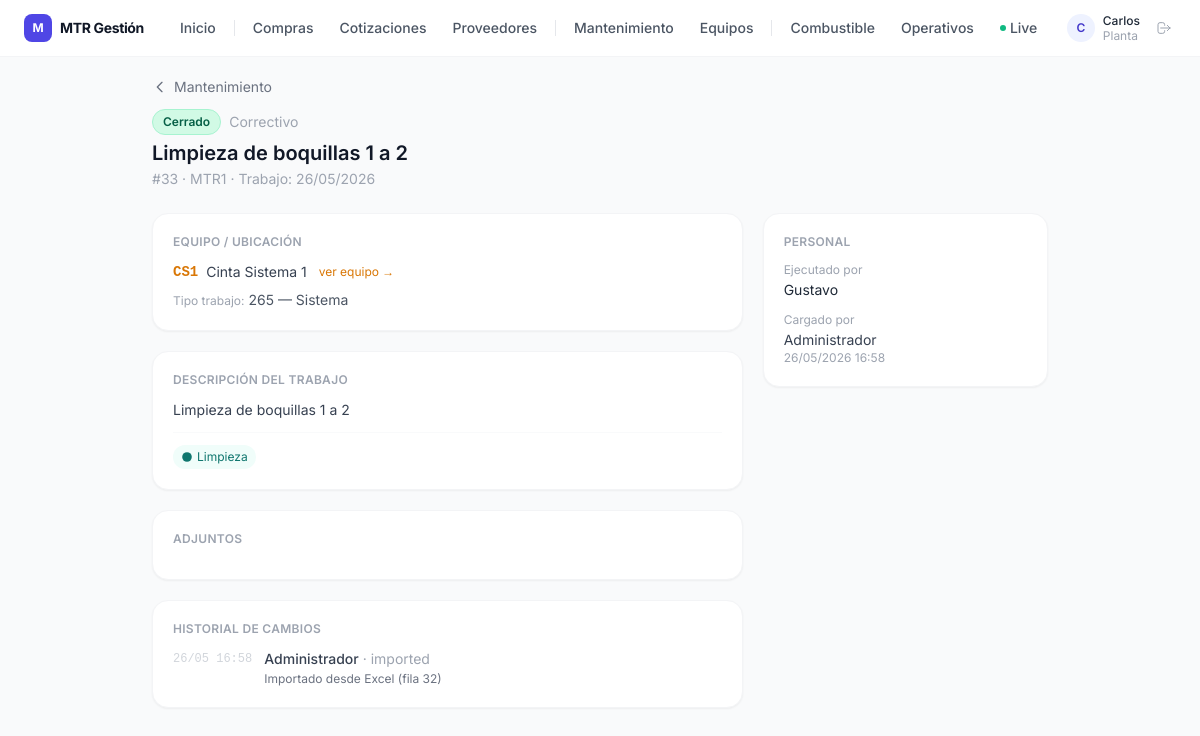
/maintenance/33 (signed in), run on the app's committed database.
### app/models.py (models this page shows)
class User(Base):
    __tablename__ = "users"
    id = Column(Integer, primary_key=True, index=True)
    name = Column(String, nullable=False)
    email = Column(String, unique=True, nullable=False, index=True)
    hashed_password = Column(String, nullable=False)
    role = Column(String, nullable=False)  # planta | autorizador | admin | superadmin
    plant = Column(String, nullable=False)  # MTR1 | MTR2 | ROSARIO | TODAS
    active = Column(Boolean, default=True)
    created_at = Column(DateTime, default=datetime.utcnow)
    purchases_requested = relationship("Purchase", foreign_keys="Purchase.requested_by_id", back_populates="requester")
    purchases_authorized = relationship("Purchase", foreign_keys="Purchase.authorized_by_id", back_populates="authorizer")

class MaintenanceRecord(Base):
    __tablename__ = "maintenance_records"
    id = Column(Integer, primary_key=True, index=True)
    plant = Column(String, nullable=False)
    equipment_id = Column(Integer, ForeignKey("equipment.id"), nullable=True)
    equipment_text = Column(String, nullable=True)       # texto libre si no está en sistema
    location_text = Column(String, nullable=True)        # "Foso cinta 3", "Techo nave 2"
    work_type_code = Column(Integer, nullable=True)      # 261-266
    maintenance_type = Column(String, default="correctivo")  # correctivo / preventivo
    title = Column(String, nullable=False)
    description = Column(Text, nullable=True)
    work_date = Column(DateTime, nullable=False)         # fecha real del trabajo
    performed_by_id = Column(Integer, ForeignKey("users.id"), nullable=True)
    performed_by_text = Column(String, nullable=True)    # "Raúl", "Empresa X"
    contractor_company = Column(String, nullable=True)
    is_contractor = Column(Boolean, default=False)
    entered_by_id = Column(Integer, ForeignKey("users.id"), nullable=False)
    supervised_by_id = Column(Integer, ForeignKey("users.id"), nullable=True)
    did_lubrication = Column(Boolean, nullable=True)
    did_cleaning = Column(Boolean, nullable=True)
    hours_worked = Column(Numeric(6, 2), nullable=True)
    workers_count = Column(Integer, nullable=True, default=1)
    hourly_rate = Column(Numeric(12, 2), nullable=True)
    labor_cost = Column(Numeric(12, 2), nullable=True)
    parts_cost = Column(Numeric(12, 2), nullable=True)
    total_cost = Column(Numeric(12, 2), nullable=True)
    status = Column(String, default="cerrado")           # abierto / en_progreso / cerrado
    purchase_id = Column(Integer, ForeignKey("purchases.id"), nullable=True)
    supplier_id = Column(Integer, ForeignKey("suppliers.id"), nullable=True)
    deleted_at = Column(DateTime, nullable=True)
    deleted_reason = Column(Text, nullable=True)
    created_at = Column(DateTime, default=datetime.utcnow)
    updated_at = Column(DateTime, default=datetime.utcnow, onupdate=datetime.utcnow)
    equipment = relationship("Equipment", back_populates="records")
    performer = relationship("User", foreign_keys=[performed_by_id])
    entered_by = relationship("User", foreign_keys=[entered_by_id])
    supervised_by = relationship("User", foreign_keys=[supervised_by_id])
    purchase = relationship("Purchase", foreign_keys=[purchase_id])
    supplier = relationship("Supplier", foreign_keys=[supplier_id])
    documents = relationship("MaintenanceDocument", back_populates="record", cascade="all, delete-orphan")
    audit_logs = relationship("MaintenanceAuditLog", back_populates="record", cascade="all, delete-orphan")

class Equipment(Base):
    __tablename__ = "equipment"
    id = Column(Integer, primary_key=True, index=True)
    code = Column(String, nullable=False, unique=True)   # MC1, CG5, A7
    name = Column(String, nullable=False)
    plant = Column(String, nullable=False)               # MTR1 / MTR2
    category = Column(String, nullable=True)             # fijo / flota / infraestructura
    work_type_code = Column(Integer, nullable=True)      # 261-266
    brand = Column(String, nullable=True)
    model_name = Column(String, nullable=True)           # "model" reservado en Python
    active = Column(Boolean, default=True)
    notes = Column(Text, nullable=True)
    created_at = Column(DateTime, default=datetime.utcnow)
    records = relationship("MaintenanceRecord", back_populates="equipment")

class MaintenanceAuditLog(Base):
    __tablename__ = "maintenance_audit_log"
    id = Column(Integer, primary_key=True, index=True)
    record_id = Column(Integer, ForeignKey("maintenance_records.id"), nullable=False)
    user_id = Column(Integer, ForeignKey("users.id"), nullable=False)
    action = Column(String, nullable=False)
    comment = Column(Text, nullable=True)
    created_at = Column(DateTime, default=datetime.utcnow)
    record = relationship("MaintenanceRecord", back_populates="audit_logs")
    user = relationship("User")

### app/routers/maintenance.py (the view)
@router.get("/{record_id}", response_class=HTMLResponse)
async def maintenance_detail(
    record_id: int,
    request: Request,
    db: Session = Depends(get_db),
    current_user=Depends(get_current_user),
):
    record = (
        db.query(models.MaintenanceRecord)
        .options(
            joinedload(models.MaintenanceRecord.equipment),
            joinedload(models.MaintenanceRecord.entered_by),
            joinedload(models.MaintenanceRecord.performer),
            joinedload(models.MaintenanceRecord.supervised_by),
            joinedload(models.MaintenanceRecord.supplier),
            joinedload(models.MaintenanceRecord.purchase),
            joinedload(models.MaintenanceRecord.documents).joinedload(models.MaintenanceDocument.uploader),
            joinedload(models.MaintenanceRecord.audit_logs).joinedload(models.MaintenanceAuditLog.user),
        )
        .filter(models.MaintenanceRecord.id == record_id)
        .first()
    )
    if not record or record.deleted_at:
        raise HTTPException(status_code=404)
    if current_user.role in ("planta", "tecnico") and current_user.plant != "TODAS":
        if record.plant != current_user.plant:
            raise HTTPException(status_code=403)
    can_edit = _can_edit(current_user, record)
    return templates.TemplateResponse(request, "maintenance/detail.html", {
        "user": current_user,
        "record": record,
        "can_edit": can_edit,
        "work_type_codes": WORK_TYPE_CODES,
    })

### templates/maintenance/detail.html (shortened to what this page needs)
{% extends "base.html" %}
{% block content %}
<div class="max-w-4xl mx-auto">
  <div class="mb-6">
    <a href="/maintenance" class="inline-flex items-center gap-1.5 text-sm text-gray-500 hover:text-gray-700 mb-3">
      <svg class="w-4 h-4" fill="none" stroke="currentColor" viewBox="0 0 24 24"><path stroke-linecap="round" stroke-linejoin="round" stroke-width="2" d="M15 19l-7-7 7-7"/></svg>
      Mantenimiento
    </a>
    <div class="flex items-start justify-between gap-4">
      <div>
        <div class="flex items-center gap-2 mb-1">
          <span class="status-mant-{{ record.status }} inline-flex items-center px-2.5 py-1 rounded-full text-xs font-semibold">
            {{ record.status|replace('_',' ')|capitalize }}
          </span>
          <span class="text-sm text-gray-400">{{ record.maintenance_type|capitalize }}</span>
        </div>
        <h1 class="text-xl font-semibold text-gray-900">{{ record.title }}</h1>
        <p class="text-sm text-gray-400 mt-0.5">
          #{{ record.id }} · {{ record.plant }} · Trabajo: {{ record.work_date.strftime('%d/%m/%Y') }}
        </p>
      </div>
    </div>
  </div>
  <div class="grid grid-cols-1 lg:grid-cols-3 gap-5">
    <div class="lg:col-span-2 space-y-5">
      <div class="bg-white border border-gray-100 rounded-2xl shadow-sm p-5">
        <h2 class="text-xs font-semibold text-gray-400 uppercase tracking-wide mb-3">Equipo / Ubicación</h2>
        <div class="space-y-2 text-sm">
          {% if record.equipment %}
          <div class="flex items-center gap-2">
            <span class="font-mono font-semibold text-amber-600">{{ record.equipment.code }}</span>
            <span class="text-gray-700">{{ record.equipment.name }}</span>
            <a href="/equipment/{{ record.equipment.id }}" class="text-xs text-amber-600 hover:underline ml-1">ver equipo →</a>
          </div>
          {% endif %}
          {% if record.work_type_code %}
          <p class="text-gray-600"><span class="text-gray-400 text-xs">Tipo trabajo:</span> {{ record.work_type_code }} — {{ work_type_codes.get(record.work_type_code, '') }}</p>
          {% endif %}
        </div>
      </div>
      <div class="bg-white border border-gray-100 rounded-2xl shadow-sm p-5">
        <h2 class="text-xs font-semibold text-gray-400 uppercase tracking-wide mb-3">Descripción del trabajo</h2>
        {% if record.description %}
        <p class="text-sm text-gray-700 whitespace-pre-line">{{ record.description }}</p>
        {% else %}
        <p class="text-sm text-gray-400">Sin descripción.</p>
        {% endif %}
        {% if record.did_lubrication or record.did_cleaning %}
        <div class="flex items-center gap-3 mt-3 pt-3 border-t border-gray-50">
          {% if record.did_cleaning %}
          <span class="inline-flex items-center gap-1 text-xs text-teal-700 bg-teal-50 px-2 py-1 rounded-full">
            <svg class="w-3 h-3" fill="currentColor" viewBox="0 0 20 20"><circle cx="10" cy="10" r="8"/></svg>
            Limpieza
          </span>
          {% endif %}
        </div>
        {% endif %}
      </div>
      <div class="bg-white border border-gray-100 rounded-2xl shadow-sm p-5">
        <h2 class="text-xs font-semibold text-gray-400 uppercase tracking-wide mb-3">Adjuntos</h2>
      </div>
      {% if record.audit_logs %}
      <div class="bg-white border border-gray-100 rounded-2xl shadow-sm p-5">
        <h2 class="text-xs font-semibold text-gray-400 uppercase tracking-wide mb-3">Historial de cambios</h2>
        <div class="space-y-2">
          {% for log in record.audit_logs|sort(attribute='created_at', reverse=True) %}
          <div class="flex items-start gap-3 text-sm">
            <span class="text-gray-300 font-mono text-xs mt-0.5">{{ log.created_at.strftime('%d/%m %H:%M') }}</span>
            <div>
              <span class="font-medium text-gray-700">{{ log.user.name }}</span>
              <span class="text-gray-400"> · {{ log.action }}</span>
              {% if log.comment %}
              <p class="text-gray-500 text-xs mt-0.5">{{ log.comment }}</p>
              {% endif %}
            </div>
          </div>
          {% endfor %}
        </div>
      </div>
      {% endif %}
    </div>
    <div class="space-y-4">
      <div class="bg-white border border-gray-100 rounded-2xl shadow-sm p-5">
        <h2 class="text-xs font-semibold text-gray-400 uppercase tracking-wide mb-3">Personal</h2>
        <div class="space-y-3 text-sm">
          <div>
            <p class="text-xs text-gray-400 mb-0.5">Ejecutado por</p>
            {% if record.performer %}
            <p class="text-gray-800 font-medium">{{ record.performer.name }}</p>
            {% elif record.performed_by_text %}
            <p class="text-gray-800">{{ record.performed_by_text }}</p>
            {% else %}
            <p class="text-gray-400">—</p>
            {% endif %}
          </div>
          <div>
            <p class="text-xs text-gray-400 mb-0.5">Cargado por</p>
            <p class="text-gray-700">{{ record.entered_by.name }}</p>
            <p class="text-xs text-gray-400">{{ record.created_at.strftime('%d/%m/%Y %H:%M') }}</p>
          </div>
        </div>
      </div>
    </div>
  </div>
</div>
{% endblock %}

### templates/base.html (shortened to what this page needs)
<!DOCTYPE html>
<html lang="es" class="h-full">
<head>
  <script src="https://cdn.tailwindcss.com"></script>
</head>
<body class="h-full bg-gray-50 text-gray-900">
{% if user %}
<header class="hidden md:block bg-white border-b border-gray-100 sticky top-0 z-40">
  <div class="max-w-7xl mx-auto px-6 h-14 flex items-center justify-between">
    <div class="flex items-center gap-6">
      <a href="/dashboard" class="flex items-center gap-2 font-bold text-gray-900 tracking-tight text-sm flex-shrink-0">
        <span class="w-7 h-7 rounded-lg bg-indigo-600 flex items-center justify-center text-white text-xs font-bold">M</span>
        <span class="hidden lg:inline">MTR Gestión</span>
      </a>
      <nav class="flex items-center gap-0.5 text-sm">
        <a href="/dashboard" class="px-3 py-1.5 rounded-md font-medium text-gray-600 hover:text-gray-900 hover:bg-gray-100">Inicio</a>
        {% if user.role not in ("tecnico", "operador") %}
        <a href="/purchases" class="px-3 py-1.5 rounded-md font-medium text-gray-600 hover:text-gray-900 hover:bg-gray-100">Compras</a>
        <a href="/quotes" class="px-3 py-1.5 rounded-md font-medium text-gray-600 hover:text-gray-900 hover:bg-gray-100">Cotizaciones</a>
        <a href="/suppliers" class="px-3 py-1.5 rounded-md font-medium text-gray-600 hover:text-gray-900 hover:bg-gray-100">Proveedores</a>
        {% endif %}
        {% if user.role not in ("operador",) %}
        <a href="/maintenance" class="px-3 py-1.5 rounded-md font-medium text-gray-600 hover:text-gray-900 hover:bg-gray-100">Mantenimiento</a>
        <a href="/equipment" class="px-3 py-1.5 rounded-md font-medium text-gray-600 hover:text-gray-900 hover:bg-gray-100">Equipos</a>
        {% endif %}
        <a href="/fuel" class="px-3 py-1.5 rounded-md font-medium text-gray-600 hover:text-gray-900 hover:bg-gray-100">Combustible</a>
        {% if user.role in ("admin", "superadmin", "planta") %}
        <a href="/operations" class="px-3 py-1.5 rounded-md font-medium text-gray-600 hover:text-gray-900 hover:bg-gray-100">Operativos</a>
        <a href="/operations/live" class="px-3 py-1.5 rounded-md font-medium text-gray-600 hover:text-gray-900 hover:bg-gray-100 inline-flex items-center gap-1">
          <span class="w-1.5 h-1.5 rounded-full bg-emerald-500"></span>
          Live
        </a>
        {% endif %}
      </nav>
    </div>
    <div class="flex items-center gap-3">
      <div class="flex items-center gap-2">
        <div class="w-7 h-7 rounded-full bg-indigo-50 flex items-center justify-center text-indigo-700 text-xs font-semibold">
          {{ user.name[0]|upper }}
        </div>
        <div class="text-xs leading-tight hidden lg:block">
          <p class="font-medium text-gray-800">{{ user.name.split()[0] }}</p>
          <p class="text-gray-400 capitalize">{{ user.role }}</p>
        </div>
        <a href="/logout" class="ml-1 p-1 text-gray-400 hover:text-gray-600 rounded" title="Salir">
          <svg class="w-4 h-4" fill="none" stroke="currentColor" viewBox="0 0 24 24"><path stroke-linecap="round" stroke-linejoin="round" stroke-width="1.5" d="M17 16l4-4m0 0l-4-4m4 4H7m6 4v1a3 3 0 01-3 3H6a3 3 0 01-3-3V7a3 3 0 013-3h4a3 3 0 013 3v1"/></svg>
        </a>
      </div>
    </div>
  </div>
</header>
{% endif %}
<main class="max-w-7xl mx-auto px-4 md:px-6 py-5 {% if user %}pb-24 md:pb-8{% endif %}">
  {% block content %}{% endblock %}
</main>
</body>
</html>

### templates/base.html (style rules this page uses)
body { font-family: 'Inter', sans-serif; }
.status-mant-cerrado { background:#D1FAE5; color:#065F46; border:1px solid #A7F3D0; }
a, button { transition: all .15s ease; }

### data on the page
User: name "C", name "Carlos", role "Planta"
MaintenanceRecord: status "Cerrado", maintenance_type "Correctivo", title "Limpieza de boquillas 1 a 2", id "33", plant "MTR1", work_date "26/05/2026", work_type_code "265", get "Sistema", description "Limpieza de boquillas 1 a 2", performed_by_text "Gustavo", created_at "26/05/2026 16:58"
Equipment: equipment.code "CS1", equipment.name "Cinta Sistema 1"
MaintenanceAuditLog: created_at "26/05 16:58", user.name "Administrador", action "imported", comment "Importado desde Excel (fila 32)"
User: entered_by.name "Administrador"
